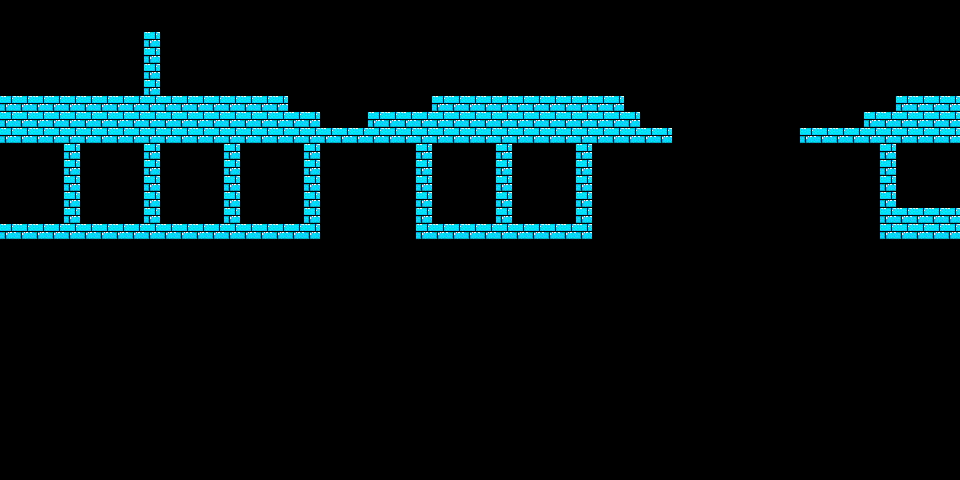

The image is a tile-based game level rendered from a .tmx file. Its description and source (layers, tilesets, objects; grid data summarised) follow:
An orthogonal 60x30 tile map with 16x16 px tiles, 1 tile layer (World) and 1 object (Spawn Point).

<map version="1.4" tiledversion="1.4.3" orientation="orthogonal" renderorder="right-down" width="60" height="30" tilewidth="16" tileheight="16" infinite="0" nextlayerid="3" nextobjectid="2">
 <editorsettings>
  <export target="IcyTilemap.json" format="json" />
 </editorsettings>
 <tileset firstgid="1" name="IcyTileset" tilewidth="16" tileheight="16" tilecount="12" columns="3">
  <image source="../Tilesets/IcyTileset.png" width="48" height="64" />
  <tile id="0">
   <properties>
    <property name="collides" type="bool" value="true" />
   </properties>
  </tile>
  <tile id="1">
   <properties>
    <property name="collides" type="bool" value="true" />
   </properties>
  </tile>
  <tile id="2">
   <properties>
    <property name="collides" type="bool" value="true" />
   </properties>
  </tile>
  <tile id="3">
   <properties>
    <property name="collides" type="bool" value="true" />
   </properties>
  </tile>
  <tile id="4">
   <properties>
    <property name="collides" type="bool" value="true" />
   </properties>
  </tile>
  <tile id="5">
   <properties>
    <property name="collides" type="bool" value="true" />
   </properties>
  </tile>
  <tile id="6">
   <properties>
    <property name="collides" type="bool" value="true" />
   </properties>
  </tile>
  <tile id="7">
   <properties>
    <property name="collides" type="bool" value="true" />
   </properties>
  </tile>
  <tile id="8">
   <properties>
    <property name="collides" type="bool" value="true" />
   </properties>
  </tile>
  <tile id="9">
   <properties>
    <property name="collides" type="bool" value="true" />
   </properties>
  </tile>
  <tile id="10">
   <properties>
    <property name="collides" type="bool" value="true" />
   </properties>
  </tile>
  <tile id="11">
   <properties>
    <property name="collides" type="bool" value="true" />
   </properties>
  </tile>
 </tileset>
 <layer id="1" name="World" width="60" height="30">
  <data>[1800 cells, 213 non-empty, 1 distinct tile ids]</data>
 </layer>
 <objectgroup id="2" name="Objects">
  <object id="1" name="Spawn Point" x="22.5" y="64">
   <point />
  </object>
 </objectgroup>
</map>
